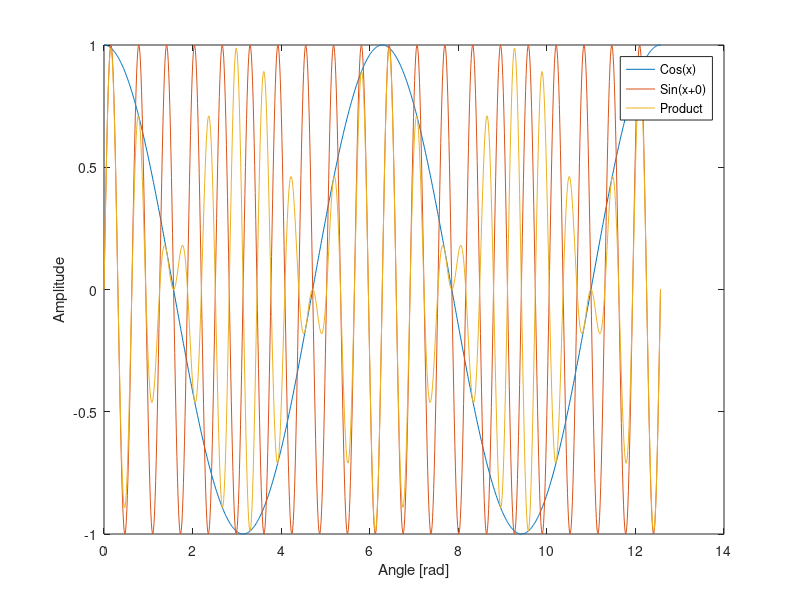

Write MATLAB code to recreate this figure. (Note: this script raises an error after producing the figure.)
%ex 1_3
close all
clear
phase = 0;
cycles = 20;
%create 1024 x values for two cycles
x  = linspace(0,4*pi,1024);
%create 1024 x values for double input cycles
x2 = linspace(0,2*cycles*pi,1024);
%calculate cosine
y = cos(x);
%calculate cosine with phase change
y2 = cos(x2+phase);
y2 = sin(x2+phase);
%pointwise multiply signals
y_y2 = y.*y2;
%calculate mean of pointwise multiplied signals (integral)
int_y_y2 = mean(y_y2);
plot(x,y,x,y2,x,y_y2);
string = strcat('Sin(','x','+',num2str(phase),')');
legend('Cos(x)',string,'Product');
xlabel('Angle [rad]')
ylabel('Amplitude')
annotation('textbox','String',['Integral:', num2str(int_y_y2)],'FitBoxToText','on');
r_xy_num = sum( (y-mean(y)).*(y2-mean(y2))  );
r_xy_den =sqrt(sum( (y-mean(y)).^2) * sum ((y2-mean(y2)).^2));
r_xy = r_xy_num/r_xy_den;




